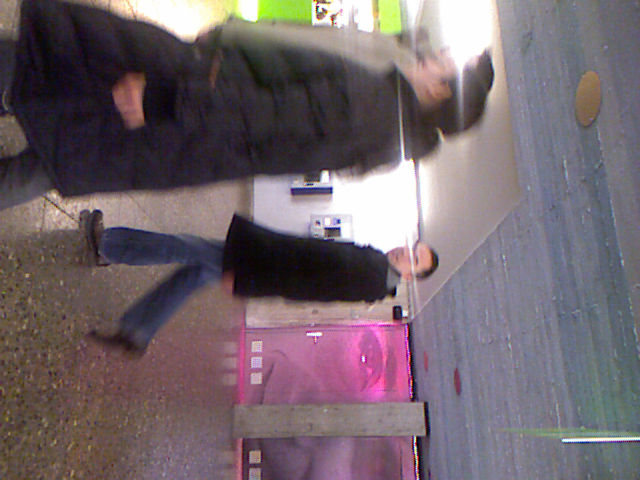
#> input picture chap_3/dataset/person_color.ppm, 640 x 480 px
$ python kinect_seg.py
#> lines starting #> are read from the running program, lines starting #| are printed output that depends on the picture; after the words box and inside, x2 and y2 are one past the last pixel; in counts of white or black regions, pixels touching at a corner belong together
import cv2
import logging
import sys

# load in images
img = cv2.imread("dataset/person_color.ppm")
#> img is the input picture: shape (480, 640, 3); mean B, G, R 107.5, 100.9, 114
if img is None:
    logging.error(" Color image not found")
    sys.exit()
img = cv2.rotate(img, cv2.ROTATE_90_COUNTERCLOCKWISE)
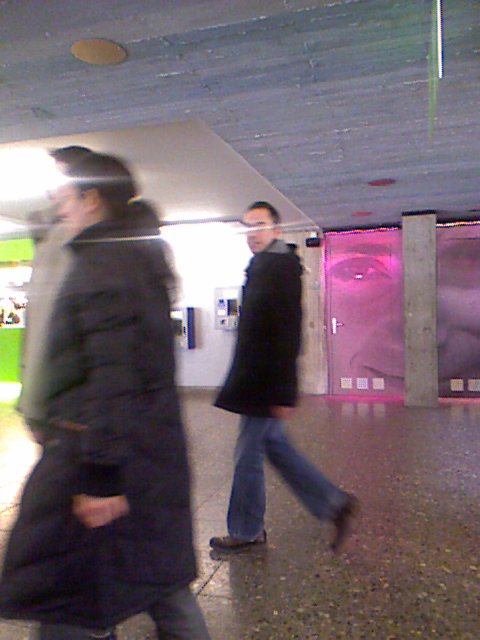
#> img: shape (640, 480, 3); mean B, G, R 107.5, 100.9, 114

depth = cv2.imread("dataset/person_depth.pgm", cv2.IMREAD_GRAYSCALE)
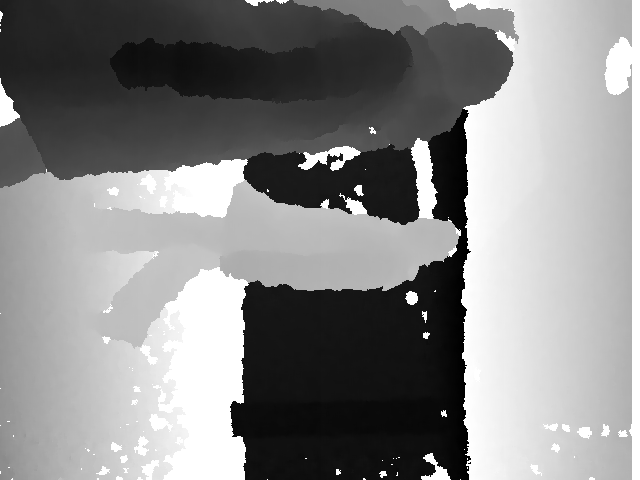
#> input picture chap_3/dataset/person_depth.pgm, 640 x 480 px
#> depth is the input picture: shape (480, 640); min 0, max 255, mean 136.6
if depth is None:
    logging.error(" Depth image not found")
    sys.exit()
depth = cv2.rotate(depth, cv2.ROTATE_90_COUNTERCLOCKWISE)
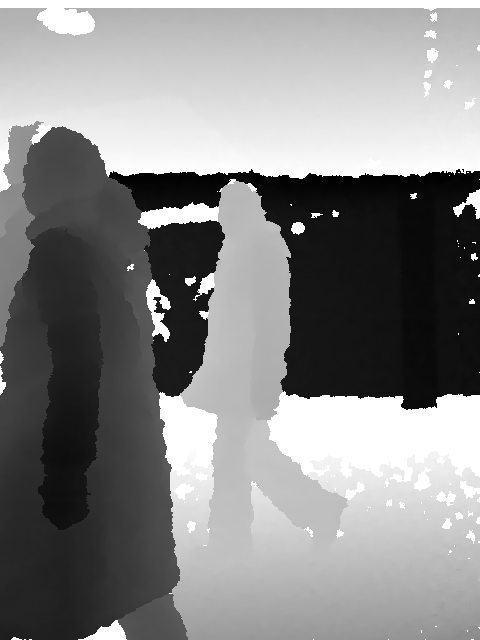
#> depth: shape (640, 480); min 0, max 255, mean 136.6

# convert depth to binary
#_, mask = cv2.threshold(depth, 20, 255, cv2.THRESH_BINARY_INV) # mask for background
mask = cv2.inRange(depth, 175, 200) # mask for person walking across screen
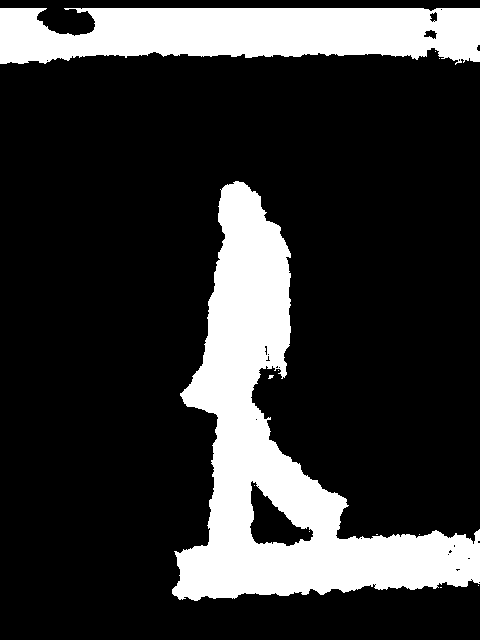
#> mask: shape (640, 480); 20.8% white; 12 white regions (10 under 20 px), largest, box (x1, y1, x2, y2) and area: (172, 181, 480, 601) 41740, (0, 8, 480, 65) 22074
fore_only = cv2.bitwise_and(img, img, mask=mask) # remove background
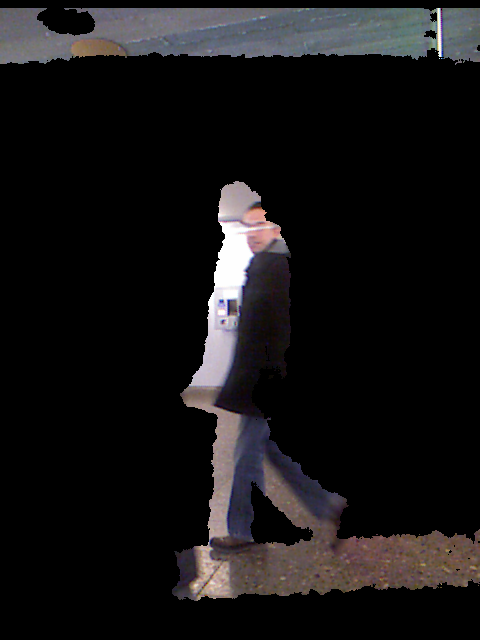
#> fore_only: shape (640, 480, 3); mean B, G, R 21.1, 20.2, 21.8

cv2.imshow("Foreground", fore_only) # show result

cv2.waitKey(10000)
cv2.destroyAllWindows()
